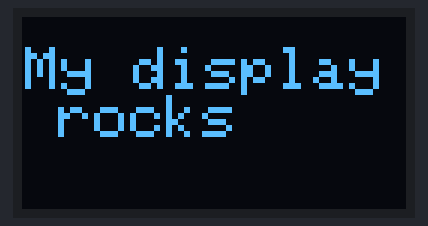
Recording of a sketch running on a simulated Arduino Uno, built with avr-gcc and run on an emulated ATmega328P. Parts: 128×64 one-colour display.

Above: at 2.1 s.

The sketch:

project4.ino
```cpp
#include <Wire.h>
#include <Adafruit_GFX.h>
#include <Adafruit_SSD1306.h>
#define SCREEN_WIDTH 128 // OLED display width, in pixels
#define SCREEN_HEIGHT 64 // OLED display height, in pixels

// Declaration for an SSD1306 display connected to I2C
Adafruit_SSD1306 display(SCREEN_WIDTH, SCREEN_HEIGHT, &Wire, -1);

void setup() {
  Serial.begin(115200);

  if(!display.begin(SSD1306_SWITCHCAPVCC, 0x3C)) {
    Serial.println(F("SSD1306 allocation failed"));
    for(;;);
  }
  delay(2000);
  display.clearDisplay();

  display.setTextSize(2);
  display.setTextColor(WHITE);
  display.setCursor(1, 10);
  // Display static text
  display.println("My display rocks");
  display.display();
}

void loop() {}
```
